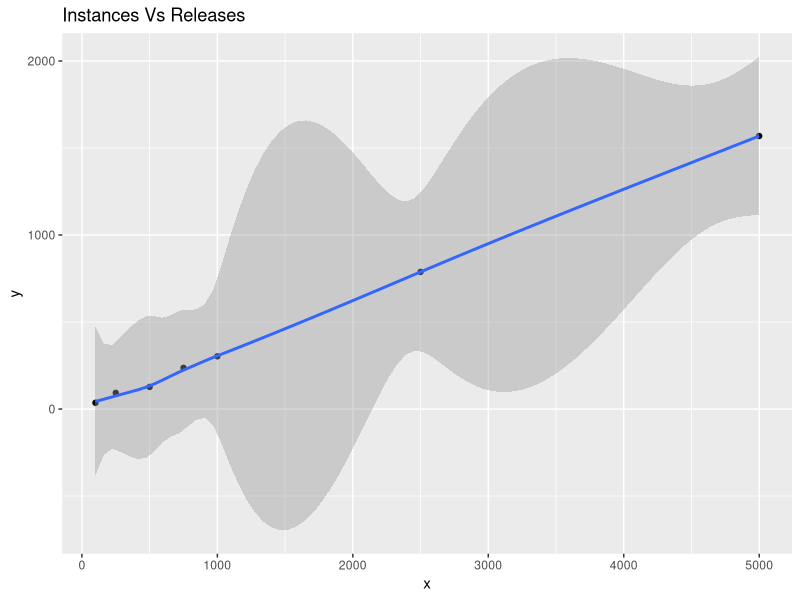

The R script that drew this image: (Note: a time limit stopped this script after it produced the figure.)
## ---- chunk 1
library(dplyr)
library(rlang)
library(ggplot2)
## ---- chunk 2
PP <- function(total_n, nPrisoners=100, nBoxes=100, nAttempts=50){

  count = rep(0, total_n)

  for(i in 1:total_n){
    go = rep(F, total_n)
    ranbox = sample(1:nBoxes, nBoxes)
    
    for(j in 1:nPrisoners){
      base <- j
      box <- 0
      
      while(box < nAttempts && !go[j]){
        box = box + 1
        go[j] <- ranbox[base]==j
        base <- ranbox[base]
      }
    }
    count[i] = sum(go)
  }
  nEscape = sum(count==nPrisoners)
  prob = nEscape/total_n
  
  on.exit(message("of the ",
                  paste0(total_n, collapse = ""), " the prisoners escaped ",
                  paste0(nEscape, collapse = "")," times with probability ",
                  paste0(prob, collapse = "")))
  
  # df <- as.data.frame(count)
  # df$trials <- (1:total_n)
  # 
  # escaped <- vector("list", length = nrow(df))
  # for(i in seq_along(df$count)){
  #   if(df$count[i] == nPrisoners){
  #     escaped[i] <- 1
  #   }
  #   else{escaped[i] <- 0}
  # }
  # df$escaped <- escaped
  
  PPDF <- data.frame(x=total_n, y=nEscape)
  
  # return(df)
}
## ---- chunk 3
set.seed(1230)
df100 <- PP(total_n = 100)
df250 <- PP(total_n = 250)
df500 <- PP(total_n = 500)
df750 <- PP(total_n = 750)
df1000 <- PP(total_n = 1000)
df2500 <- PP(total_n = 2500)
df5000 <- PP(total_n = 5000)

## ---- chunk 4
#Binomial Distribution
BinomDf <- data.frame(x=c(100, 250, 500, 750, 1000, 2500, 5000), y=c(36, 93, 127, 237, 303, 788, 1569))

ggplot(BinomDf, aes(x=x, y=y)) + geom_point()+ geom_smooth() + 
  labs(title="Instances Vs Releases")
## ---- chunk 5
#function:
MCMC <- function(fam, n_It, df, sd.rw, x.sd=1, 
              y.sd=1, ...){
  
  params <- list(...)
  
  if((is.null(params[["x.sd"]]))==F){
    x.sd <- params[["x.sd"]]
  }
  else{x.sd <- 1}
  
  if((is.null(params[["y.sd"]]))==F){
    y.sd <- params[["y.sd"]]
  }
  else{y.sd <- 1}
  
  if(fam=="binomial"){
    
    Chain=matrix(NA, nrow=n_It, ncol=2, 
    dimnames=list(NULL, c("x", "y")))
    
    Chain[1, ]=c(0,0)
    
    for (i in 2:n_It){
      
      p_x=params[["x.mu"]]+rnorm(1, mean=0, sd=sd.rw)
      p_y=params[["y.mu"]]+rnorm(1, mean=0, sd=sd.rw)
      
      L2x=sum(dbinom(df[i-1,"x"],
      size=(df[i, "x"]), prob = params[["x.mu"]], log = T))
      L2y=sum(dbinom(df[i-1,"x"], 
      size=(df[i, "x"]), prob = params[["y.mu"]], log = T))
      
      L1x=sum(dbinom(p_x, size=(df[i, "x"]), 
      prob = params[["x.mu"]], log = T))
      L1y=sum(dbinom(p_y, size=(df[i, "x"]), 
      prob = params[["y.mu"]], log = T))
      
      alpha_x=L1x/L2x
      alpha_y=L1y/L2y
      
      u <- log(runif(1))    
      
      if(is_true(u < alpha_x)){
        Chain[i,"x"] <- p_x
      }
      else{
        Chain[i,"x"] <- Chain[i-1,"x"]
      }
      
      if(is_true(u < alpha_y)){
        Chain[i,"y"] <- p_y
      }
      else {
        Chain[i,"y"] <- Chain[i-1,"y"]
      }
      
    }
    return(Chain)
    on.exit(print(Chain))
  }
  
  
  else if(fam=="gaussian"){
    
    Chain=matrix(NA, nrow=n_It, ncol=2, 
    dimnames=list(NULL, c("x", "y")))
    
    Chain[1, ]=c(0,0)
    
    for (i in 2:n_It){
      
      p_x=params[["x.mu"]]+rnorm(1, mean=0, sd=sd.rw)
      p_y=params[["y.mu"]]+rnorm(1, mean=0, sd=sd.rw)
      
      L2x=sum(dnorm(df[i-1,"x"], mean = params[["x.mu"]], 
      sd=x.sd,
      log = T))
      L2y=sum(dnorm(df[i-1,"y"], mean = params[["y.mu"]],
      sd=y.sd,
      log = T))
      
      L1x=sum(dnorm(p_x, mean = params[["x.mu"]], sd=x.sd,
      log = T))
      L1y=sum(dnorm(p_y, mean = params[["y.mu"]], sd=y.sd,
      log = T))
      
      alpha_x=L1x/L2x
      alpha_y=L1y/L2y
      
      u <- log(runif(1))    
      
      if(is_true(u < alpha_x)){
        Chain[i,"x"] <- p_x
      }
      else{
        Chain[i,"x"] <- Chain[i-1,"x"]
      }
      
      if(is_true(u < alpha_y)){
        Chain[i,"y"] <- p_y
      }
      else {
        Chain[i,"y"] <- Chain[i-1,"y"]
      }
      
    }
    return(Chain)
    on.exit(print(Chain))
    }
  
  
  else if(fam=="poisson"){
    
    Chain=matrix(NA, nrow=n_It, ncol=2, 
    dimnames=list(NULL, c("x", "y")))
    
    Chain[1, ]=c(0,0)
    
    for (i in 2:n_It){
      
      p_x=params[["x.mu"]]+rnorm(1, mean=0, sd=sd.rw)
      p_y=params[["y.mu"]]+rnorm(1, mean=0, sd=sd.rw)
      
      L2x=sum(dpois(df[i-1,"x"], lambda = params[["x.mu"]],
      log = T))
      L2y=sum(dpois(df[i-1,"y"], lambda = params[["y.mu"]], 
      log = T))
      
      L1x=sum(dpois(p_x, lambda = params[["x.mu"]], log = T))
      L1y=sum(dpois(p_y, lambda = params[["y.mu"]], log = T))
      
      alpha_x=L1x/L2x
      alpha_y=L1y/L2y
      
      u <- log(runif(1))    
      
      if(is_true(u < alpha_x)){
        Chain[i,"x"] <- p_x
      }
      else{
        Chain[i,"x"] <- Chain[i-1,"x"]
      }
      
      if(is_true(u < alpha_y)){
        Chain[i,"y"] <- p_y
      }
      else {
        Chain[i,"y"] <- Chain[i-1,"y"]
      }
      
    }
    return(Chain)
    on.exit(print(Chain))
    }
  
  
  else{print("Valid parameter is missing.")}
  
}

## ---- chunk 6

NewDf <- data.frame(x=rep(NA, 500), y=rep(NA, 500))
for (i in 1:500){
  Result <- PP(total_n = sample(100:1000, 1))
  NewDf[i,1] <- Result$x
  NewDf[i,2] <- Result$y
}

NewDf$y <- NewDf$y/NewDf$x
## ---- chunk 7
PBinom <- MCMC(fam ="binomial", n_It = 500, df = NewDf, sd.rw=0.1, x.mu=250, y.mu=0.3)


#Finding the estimate of proportion of escapes and the standard error:
MeanMCMC <- mean(PBinom[,"y"][seq(1, 500, by=10)])
StandardError <- sqrt(var(PBinom[,"y"][seq(1, 500, by=10)]))

## ---- chunk 8

PP(total_n = 100, nAttempts = 20)#0
PP(total_n = 100, nAttempts = 30)#7
PP(total_n = 100, nAttempts = 40)#13
PP(total_n = 100, nAttempts = 50)#37
PP(total_n = 100, nAttempts = 60)#46
PP(total_n = 100, nAttempts = 70)#61
PP(total_n = 100, nAttempts = 80)#78

Attemptdf <- data.frame(x=c(20, 30, 40, 50, 60, 70, 80), y=c(0, 7, 13, 37, 46, 61, 78))

ggplot(Attemptdf, aes(x=x, y=y)) + geom_point() + theme_classic() +
  geom_smooth() + labs(title = "Effect of varying the proportion of boxes")

## ---- chunk 9

PP(total_n = 100, nPrisoners = 100, nBoxes= 100)#30
PP(total_n = 100, nPrisoners = 100, nBoxes=125)#10
PP(total_n = 100, nPrisoners = 100, nBoxes = 150)#5
PP(total_n = 100, nPrisoners = 100, nBoxes= 175)#2
PP(total_n = 100, nPrisoners = 100, nBoxes= 200)#1
PP(total_n = 100, nPrisoners = 100, nBoxes = 225)#0

Boxdf <- data.frame(x=c(100, 125, 150, 175, 200, 225), y=c(30, 10, 5, 2, 1, 0))

ggplot(Boxdf, aes(x=x, y=y)) + geom_point()+ geom_smooth() + theme_bw() +
  labs(title="Boxes Vs Releases", x="Number of Boxes", y="Number of Releases")
